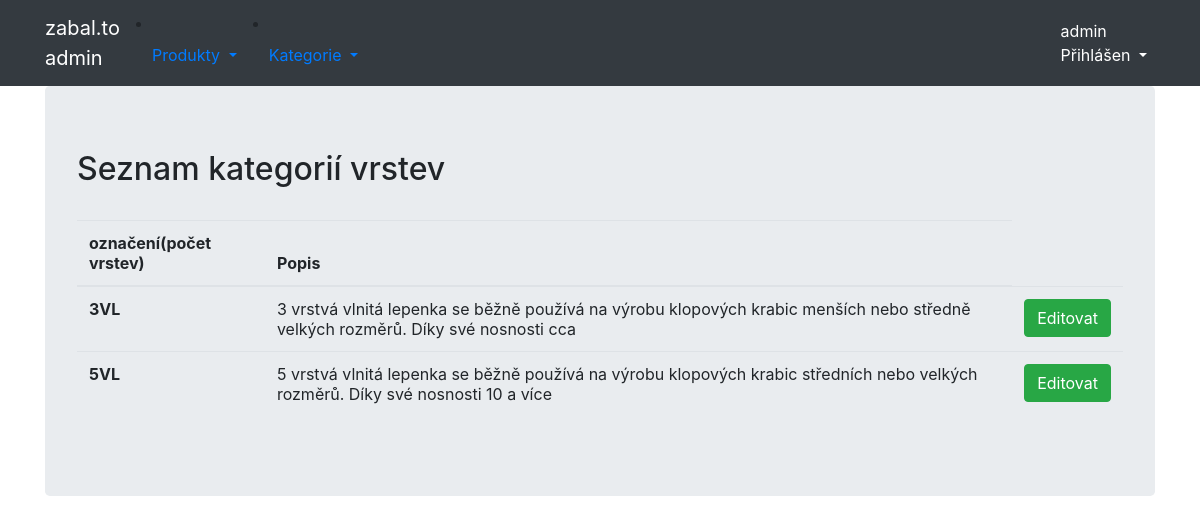
Screenshot of /utils/layer (signed in) with the database file from the repository.
### utils/models.py (models this page shows, shortened)
class Layer(Model):
    layer = CharField(max_length=5)
    description = CharField(max_length=128)

### utils/views.py (the view, shortened to what this page needs)
# urls.py: path('utils/layer', LayerListView.as_view(), name='layer'),
class LayerListView(PermissionRequiredMixin, LoginRequiredMixin, ListView):
    template_name = 'layer_list.html'
    model = Layer
    permission_required = 'utils.utils'

### utils/templates/layer_list.html
{% extends "base.html" %}
{% block content %}
    <h2>Seznam kategorií vrstev</h2><br>
    <table class="table">
      <thead>
        <tr>
          <th scope="col">označení(počet vrstev)</th>
          <th scope="col">Popis</th>
        </tr>
      </thead>
      <tbody>
                {% for layer in object_list %}
                    <tr>
                      <th scope="row">{{ layer.layer}}</th>
                      <td>{{ layer.description }}</td>
                           <th scope="row">
                            <a class="btn btn-success btm-sm" href="{% url 'layer_update' pk=layer.id %}">Editovat</a>
                           </th>
                    </tr>
                {% endfor %}
        </tbody>
    </table>
{% endblock %}

### utils/templates/base.html (shortened to what this page needs)
<html>
  <head>
    <link rel="stylesheet" href="https://stackpath.bootstrapcdn.com/bootstrap/4.2.1/css/bootstrap.min.css">
  </head>
  <body>
    <nav class="navbar navbar-expand-lg navbar-dark bg-dark">
      <div class="container fixed">
        <a class="navbar-brand" href="/">zabal.to<br> admin</a>
        <div class="collapse navbar-collapse" id="navbarNavAltMarkup">
          <li class="nav-item dropdown">
            <a class="nav-link dropdown-toggle" href="#" id="navbarDropdown" role="button" data-toggle="dropdown" aria-haspopup="true" aria-expanded="false">
              Produkty
            </a>
          </li>
          <li class="nav-item dropdown">
            <a class="nav-link dropdown-toggle" href="#" id="Category" role="button" data-toggle="dropdown" aria-haspopup="true" aria-expanded="false">
              Kategorie
            </a>
          </li>
        </div>
            <div class="navbar-nav ml-auto">
                  <div class="nav-item dropdown">
                    {% if user.is_authenticated %}
                      <a class="nav-link active dropdown-toggle" href="#" data-toggle="dropdown">
                        {% if user.first_name %}{{ user.first_name }} <br> Přihlášen
                        {% else %}{{ user.username }} <br> Přihlášen{% endif %}
                      </a>
                    {% endif %}
                  </div>
            </div>
      </div>
    </nav>
    <div class="container">
      <div class="jumbotron">
          {% block content %}{% endblock %}
      </div>
    </div>
  </body>
</html>

### rows the page displays
Layer: layer "3VL", description "3 vrstvá vlnitá lepenka se běžně používá na výrobu klopových krabic menších nebo středně velkých rozměrů. Díky své nosnosti cca"
Layer: layer "5VL", description "5 vrstvá vlnitá lepenka se běžně používá na výrobu klopových krabic středních nebo velkých rozměrů. Díky své nosnosti 10 a více"

### other values shown
{{ user.username }} "admin"
